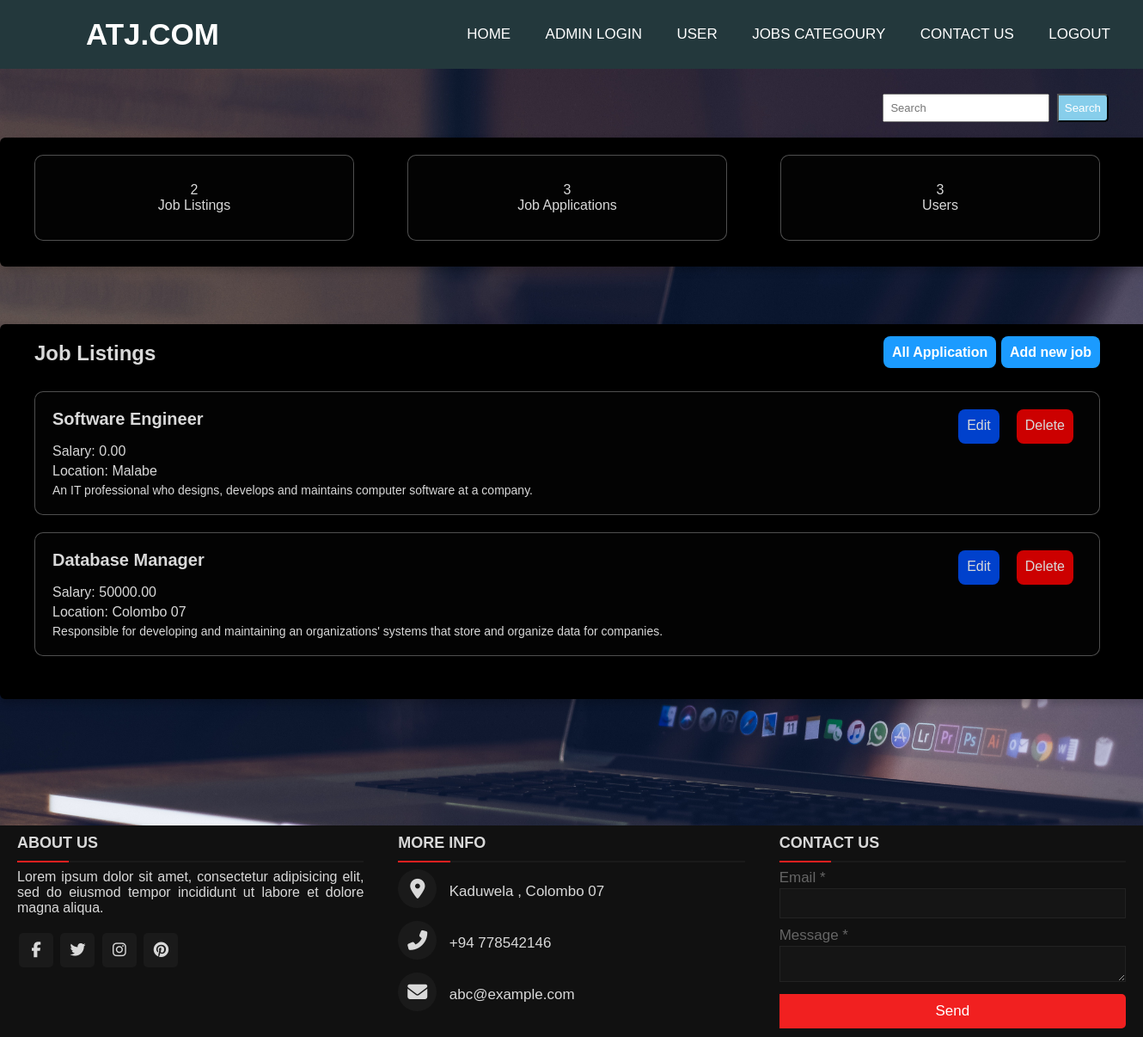
The page /job_list_admin.php (signed in) on the database its author committed.
### tables this page shows
CREATE TABLE `job_list` (
  `id` int(11) NOT NULL,
  `job_title` varchar(255) DEFAULT NULL,
  `salary` decimal(10,2) DEFAULT NULL,
  `location` varchar(45) DEFAULT NULL,
  `description` varchar(500) DEFAULT NULL
);

### job_list_admin.php (the view, shortened to what this page needs)
<?php require_once('inc/connection.php'); ?>
<?php include_once('inc/header.php') ?>
<?php
$query = "SELECT * FROM job_list";
$result = mysqli_query($conn, $query);
$query1 = "SELECT count(*) FROM job_list";
$job_list = mysqli_query($conn, $query1);
$query2 = "SELECT count(*) FROM job_applications";
$job_applications = mysqli_query($conn, $query2);
$query3 = "SELECT count(*) FROM user";
$user = mysqli_query($conn, $query3);
?>
<link rel="stylesheet" href="./style/job_list.css">
<link rel="stylesheet" href="style/stylef.css">
<section>
    <div class="container dashboard">
        <div class="box">
            <span class="number"><?php echo mysqli_fetch_assoc($job_list)['count(*)']; ?></span>
            <span class="text">Job Listings</span>
        </div>
        <div class="box">
            <span class="number"><?php echo mysqli_fetch_assoc($job_applications)['count(*)']; ?></span>
            <span class="text">Job Applications</span>
        </div>
        <div class="box">
            <span class="number"><?php echo mysqli_fetch_assoc($user)['count(*)']; ?></span>
            <span class="text">Users</span>
        </div>
    </div>
    <div class="container">
        <div class="job-title">
            <h2 class="j-title">Job Listings</h2>
            <div>
                <a href="admin_application_list.php" class="new-job-btn"> All Application</a>
                <a href="add_job.php" class="new-job-btn"> Add new job</a>
            </div>
        </div>
        <?php
        if (mysqli_num_rows($result) > 0) {
            while ($row = mysqli_fetch_assoc($result)) {
                $id = $row['id'];
                $jobTitle = $row['job_title'];
                $salary = $row['salary'];
                $location = $row['location'];
                $description = $row['description'];
                echo "<div class='job-item'>";
                echo "<div class='job-header'>";
                echo "<h3 class='job-title'>$jobTitle</h3>";
                echo "<div class='job-btn'>";
                echo "<a href='./edit_job.php?id=$id' class='j-edit'>Edit</a>";
                echo "<a href='./delete_job.php?id=$id' class='j-delete'>Delete</a>";
                echo "</div>";
                echo "</div>";
                echo "<p class='job-salary'>Salary: $salary</p>";
                echo "<p class='job-location'>Location: $location</p>";
                echo "<p class='job-description'>$description</p>";
                echo "</div>";
            }
        } else {
            echo "<p>No job listings found.</p>";
        }
        ?>
    </div>
</section>
<?php include_once('inc/footer.php'); ?>

### style/stylef.css (style rules this page uses)
* { padding: 0; margin: 0; text-decoration: none; list-style: none; box-sizing: border-box; }
body { font-family: montserrat; }
section { height: 120%; height: calc(120vh - 80px); }
body { background: url(images/B2.jpg) no-repeat; background-size: cover; }
* { margin: 0; padding: 0; box-sizing: border-box; font-family: "Poppins", sans-serif; }
.container { max-width: 1340px; width: 110%; background: black; border-radius: 6px; padding: 20px 60px 30px 40px; box-shadow: 0 5px 10px rgba(0, 0, 0, 0.2); margin-top: 5%; }
* { margin: 0; padding: 0; color: #d9d9d9; box-sizing: border-box; font-family: 'Poppins', sans-serif; }

### style/job_list.css (style rules this page uses)
.container { max-width: 800px; margin: 0 auto; padding: 20px; }
.j-title { font-size: 24px; font-weight: bold; margin-bottom: 20px; }
.job-item { border: 1px solid #ccc; padding: 20px; margin-bottom: 20px; background: rgba(255, 255, 255, 0.01); border-radius: 10px; box-shadow: 0 4px 30px rgba(0, 0, 0, 0.1); backdrop-filter: blur(5px); -webkit-backdrop-filter: blur(5px); border: 1px solid rgba(255, 255, 255, 0.3); }
.job-title { font-size: 20px; font-weight: bold; margin-bottom: 10px; }
.job-salary, .job-location { font-size: 16px; margin-bottom: 5px; }
.job-description { font-size: 14px; }
.job-header { display: flex; justify-content: space-between; }
.job-btn { display: flex; }
.j-edit { background: #0041cc; margin: 0 10px; height: 40px; padding: 10px; border-radius: 8px; }
.j-delete { background: #cc0000; margin: 0 10px; height: 40px; padding: 10px; border-radius: 8px; }
.new-job-btn { background-color: #1b9bff; color: #fff; padding: 10px 10px; height: 40px; font-size: 16px; border-radius: 8px; text-align: center; }
.job-title { display: flex; justify-content: space-between; }
.dashboard { display: flex; justify-content: space-between; margin-bottom: 20px; }
.dashboard .box { display: flex; flex-direction: column; justify-content: center; align-items: center; padding: 10px; background: rgba(255, 255, 255, 0.01); box-shadow: 0 4px 30px rgba(0, 0, 0, 0.1); backdrop-filter: blur(5px); -webkit-backdrop-filter: blur(5px); border: 1px solid rgba(255, 255, 255, 0.3); border-radius: 10px; width: 30%; height: 100px; }

### rows shown on the page
job_list: job_title "Software Engineer", salary "0.00", location "Malabe", description "An IT professional who designs, develops and maintains computer software at a company."
job_list: job_title "Database Manager", salary "50000.00", location "Colombo 07", description "Responsible for developing and maintaining an organizations' systems that store and organize data for companies."

### other values the page prints
mysqli_fetch_assoc($job_list)['count(*)'] "2"
mysqli_fetch_assoc($job_applications)['count(*)'] "3"
mysqli_fetch_assoc($user)['count(*)'] "3"
